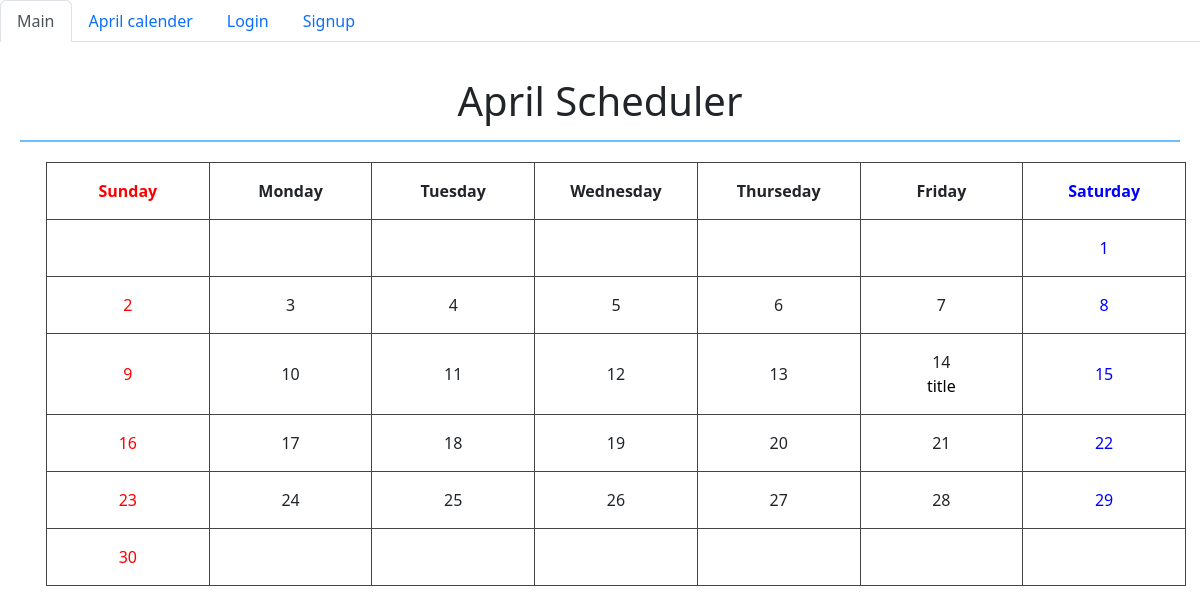
The app's page /scheduler/month/, older data.
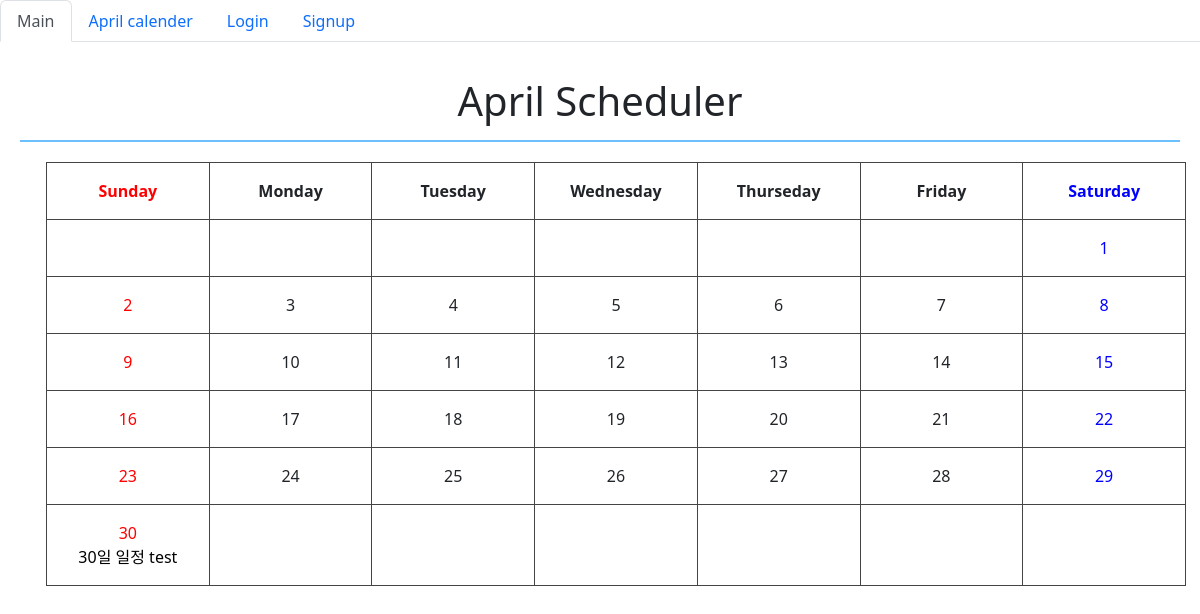
The same page, newer data.
### scheduler/models.py (models this page shows)
class Schedule(models.Model):
    title = models.CharField(max_length=30)
    time = models.TimeField()
    date = models.DateField()
    place = models.CharField(max_length=20)
    memo = models.CharField(max_length=200)
    user = models.ForeignKey(settings.AUTH_USER_MODEL, on_delete=models.CASCADE)
    created_at = models.DateTimeField(auto_now_add=True)
    updated_at = models.DateTimeField(auto_now=True)

### scheduler/views.py (the view)
# urls.py: path('month/', views.month),
def month(request,):
    schedules = Schedule.objects.all()
    daily_schedules_01 = Schedule.objects.filter(date = '2023-04-01')
    daily_schedules_02 = Schedule.objects.filter(date = '2023-04-02')
    daily_schedules_03 = Schedule.objects.filter(date = '2023-04-03')
    daily_schedules_04 = Schedule.objects.filter(date = '2023-04-04')
    daily_schedules_05 = Schedule.objects.filter(date = '2023-04-05')
    daily_schedules_06 = Schedule.objects.filter(date = '2023-04-06')
    daily_schedules_07 = Schedule.objects.filter(date = '2023-04-07')
    daily_schedules_08 = Schedule.objects.filter(date = '2023-04-08')
    daily_schedules_09 = Schedule.objects.filter(date = '2023-04-09')
    daily_schedules_10 = Schedule.objects.filter(date = '2023-04-10')
    daily_schedules_11 = Schedule.objects.filter(date = '2023-04-11')
    daily_schedules_12 = Schedule.objects.filter(date = '2023-04-12')
    daily_schedules_13 = Schedule.objects.filter(date = '2023-04-13')
    daily_schedules_14 = Schedule.objects.filter(date = '2023-04-14')
    daily_schedules_15 = Schedule.objects.filter(date = '2023-04-15')
    daily_schedules_16 = Schedule.objects.filter(date = '2023-04-16')
    daily_schedules_17 = Schedule.objects.filter(date = '2023-04-17')
    daily_schedules_18 = Schedule.objects.filter(date = '2023-04-18')
    daily_schedules_19 = Schedule.objects.filter(date = '2023-04-19')
    daily_schedules_20 = Schedule.objects.filter(date = '2023-04-20')
    daily_schedules_21 = Schedule.objects.filter(date = '2023-04-21')
    daily_schedules_22 = Schedule.objects.filter(date = '2023-04-22')
    daily_schedules_23 = Schedule.objects.filter(date = '2023-04-23')
    daily_schedules_24 = Schedule.objects.filter(date = '2023-04-24')
    daily_schedules_25 = Schedule.objects.filter(date = '2023-04-25')
    daily_schedules_26 = Schedule.objects.filter(date = '2023-04-26')
    daily_schedules_27 = Schedule.objects.filter(date = '2023-04-27')
    daily_schedules_28 = Schedule.objects.filter(date = '2023-04-28')
    daily_schedules_29 = Schedule.objects.filter(date = '2023-04-29')
    daily_schedules_30 = Schedule.objects.filter(date = '2023-04-30')
    return render(request, 'scheduler/month.html',
                  {'schedules': schedules,
                   'daily_schedules_01':daily_schedules_01,
                   'daily_schedules_02':daily_schedules_02,
                   'daily_schedules_03':daily_schedules_03,
                   'daily_schedules_04':daily_schedules_04,
                   'daily_schedules_05':daily_schedules_05,
                   'daily_schedules_06':daily_schedules_06,
                   'daily_schedules_07':daily_schedules_07,
                   'daily_schedules_08':daily_schedules_08,
                   'daily_schedules_09':daily_schedules_09,
                   'daily_schedules_10':daily_schedules_10,
                   'daily_schedules_11':daily_schedules_11,
                   'daily_schedules_12':daily_schedules_12,
                   'daily_schedules_13':daily_schedules_13,
                   'daily_schedules_14':daily_schedules_14,
                   'daily_schedules_15':daily_schedules_15,
                   'daily_schedules_16':daily_schedules_16,
                   'daily_schedules_18':daily_schedules_18,
                   'daily_schedules_17':daily_schedules_17,
                   'daily_schedules_19':daily_schedules_19,
                   'daily_schedules_20':daily_schedules_20,
                   'daily_schedules_21':daily_schedules_21,
                   'daily_schedules_22':daily_schedules_22,
                   'daily_schedules_23':daily_schedules_23,
                   'daily_schedules_24':daily_schedules_24,
                   'daily_schedules_25':daily_schedules_25,
                   'daily_schedules_26':daily_schedules_26,
                   'daily_schedules_27':daily_schedules_27,
                   'daily_schedules_28':daily_schedules_28,
                   'daily_schedules_29':daily_schedules_29,
                   'daily_schedules_30':daily_schedules_30,
                   })

### scheduler/templates/scheduler/month.html (shortened to what this page needs)
{% extends 'base.html' %}
{% block content %}
<h1> April Scheduler </h1>
<ul>
    <table class= container>
        <thead>
            <tr>
                <th class="red"> Sunday </th>
                <th> Monday </th>
                <th> Tuesday </th>
                <th> Wednesday </th>
                <th> Thurseday </th>
                <th> Friday </th>
                <th class="blue"> Saturday </th>
            </tr>
        </thead>
        <tbody>
            <tr>
                <td></td>
                <td></td>
                <td></td>
                <td></td>
                <td></td>
                <td></td>
                <td class="blue"> <div>1</div>
                </td>
            </tr>
            <tr>
                <td class="red">2</td>
                <td>
                    <div> 3 </div>
                </td>
                <td>
                    <div>4</div>
                </td>
                <td>
                    <div>5</div>
                </td>
                <td>
                    <div>6</div>
                </td>
                <td>
                    <div>7</div>
                </td>
                <td class="blue">
                    <div>8</div>
                </td>
            </tr>
            <tr>
                <td class="red">
                    <div>9</div>
                </td>
                <td>
                    <div>10</div>
                </td>
                <td>
                    <div>11</div>
                </td>
                <td>
                    <div>12</div>
                </td>
                <td>
                    <div>13 </div>
                <td>
                    <div>14</div>
                    <div>
                        {% for daily_schedule in daily_schedules_14 %}
                        <div>
                            <a href="/scheduler/{{daily_schedule.pk}}">
                            {{ daily_schedule.title }}
                            </a>
                        </div>
                        {% endfor %}
                    </div>
                </td>
                <td class="blue">
                    <div>15</div>
                </td>
            </tr>
            <tr>
                <td class="red">
                    <div>16</div>
                </td>
                <td>
                    <div>17</div>
                </td>
                <td>
                    <div>18</div>
                </td>
                <td><div>19</div>
                    </td>
                <td><div>20</div>
                    </td>
                <td>
                    <div>21</div>
                </td>
                <td class="blue"><div>22</div>
                    </td>
            </tr>
            <tr>
                <td class="red"><div>23</div>
                    </td>
                <td>
                    <div>24</div>
                </td>
                <td><div>25</div>
                    </td>
                <td>
                    <div>26</div>
                </td>
                <td><div>27</div>
                    </td>
                <td>
                    <div>28</div>
                </td>
                <td class="blue"><div>29</div>
                    </td>
            </tr>
            <tr>
                <td class="red">
                    <div> 30 </div>
                    <div>
                        {% for daily_schedule in daily_schedules_30 %}
                        <div>
                            <a href="/scheduler/{{daily_schedule.pk}}">
                            {{ daily_schedule.title }}
                            </a>
                        </div>
                        {% endfor %}
                    </div>
                </td>
                <td></td>
                <td></td>
                <td></td>
                <td></td>
                <td></td>
                <td class="blue"></td>
            </tr>
        </tbody>
    </table>
</ul>
{% endblock content %}

Row changes from the older to the newer data that the page shows:
removed Schedule: title "title", shown under "April Scheduler"
added Schedule: title "30일 일정 test", shown under "April Scheduler"
